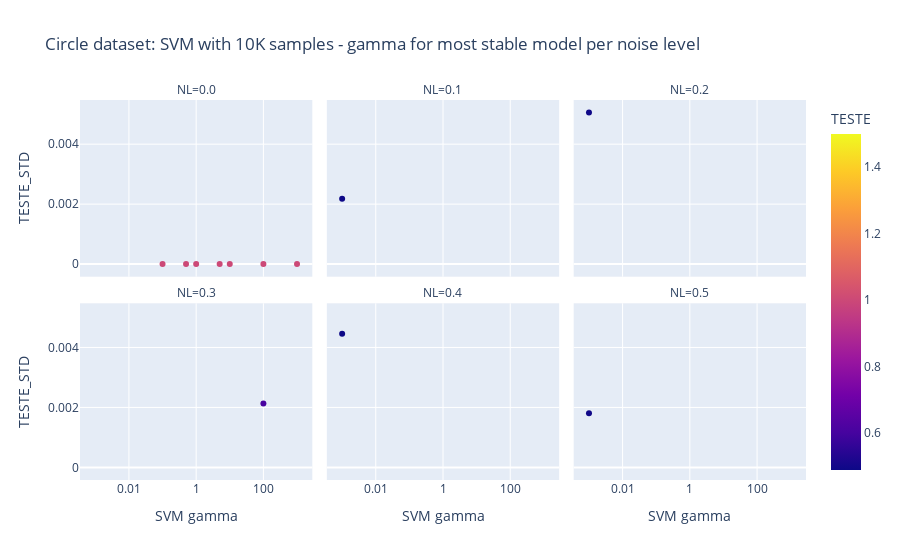

The notebook cell saved with this chart:
### Markdown cell above
###  For SVM only, For dataset of size 10k and for each dataset, What is the most stable model and model params? How good is it in comparison to other models? Explain using bias and variance terminoligy.

### Code cell
stableDataByGammaForCircleDb = dfCircle.groupby(['NL']).apply(lambda grp: grp[grp.TESTE_STD == grp.TESTE_STD.min()]).reset_index(drop=True)
px.scatter(stableDataByGammaForCircleDb, x='HPS', labels = {'HPS': 'SVM gamma'}, y='TESTE_STD', 
           log_x=True,
           color = 'TESTE',
           facet_col = 'NL', facet_col_wrap = 3,
           title="Circle dataset: SVM with 10K samples - gamma for most stable model per noise level")

### Figure 1 — Plotly figure (JSON) as saved in the notebook; plotly's stock layout.template omitted (floating-point values rounded to 4 significant figures)
{"data": [{"hovertemplate": "NL=0.0<br>SVM gamma=%{x}<br>TESTE_STD=%{y}<br>TESTE=%{marker.color}<extra></extra>", "legendgroup": "", "marker": {"color": [1, 1, 1, 1, 1, 1, 1], "coloraxis": "coloraxis", "symbol": "circle"}, "mode": "markers", "name": "", "orientation": "v", "showlegend": false, "type": "scatter", "x": [0.1, 0.5, 1, 5, 10, 100, 1000], "xaxis": "x4", "y": [0, 0, 0, 0, 0, 0, 0], "yaxis": "y4"}, {"hovertemplate": "NL=0.1<br>SVM gamma=%{x}<br>TESTE_STD=%{y}<br>TESTE=%{marker.color}<extra></extra>", "legendgroup": "", "marker": {"color": [0.4899], "coloraxis": "coloraxis", "symbol": "circle"}, "mode": "markers", "name": "", "orientation": "v", "showlegend": false, "type": "scatter", "x": [0.001], "xaxis": "x5", "y": [0.002177], "yaxis": "y5"}, {"hovertemplate": "NL=0.2<br>SVM gamma=%{x}<br>TESTE_STD=%{y}<br>TESTE=%{marker.color}<extra></extra>", "legendgroup": "", "marker": {"color": [0.4934], "coloraxis": "coloraxis", "symbol": "circle"}, "mode": "markers", "name": "", "orientation": "v", "showlegend": false, "type": "scatter", "x": [0.001], "xaxis": "x6", "y": [0.005054], "yaxis": "y6"}, {"hovertemplate": "NL=0.3<br>SVM gamma=%{x}<br>TESTE_STD=%{y}<br>TESTE=%{marker.color}<extra></extra>", "legendgroup": "", "marker": {"color": [0.6099], "coloraxis": "coloraxis", "symbol": "circle"}, "mode": "markers", "name": "", "orientation": "v", "showlegend": false, "type": "scatter", "x": [100], "xaxis": "x", "y": [0.002131], "yaxis": "y"}, {"hovertemplate": "NL=0.4<br>SVM gamma=%{x}<br>TESTE_STD=%{y}<br>TESTE=%{marker.color}<extra></extra>", "legendgroup": "", "marker": {"color": [0.4888], "coloraxis": "coloraxis", "symbol": "circle"}, "mode": "markers", "name": "", "orientation": "v", "showlegend": false, "type": "scatter", "x": [0.001], "xaxis": "x2", "y": [0.004456], "yaxis": "y2"}, {"hovertemplate": "NL=0.5<br>SVM gamma=%{x}<br>TESTE_STD=%{y}<br>TESTE=%{marker.color}<extra></extra>", "legendgroup": "", "marker": {"color": [0.4952], "coloraxis": "coloraxis", "symbol": "circle"}, "mode": "markers", "name": "", "orientation": "v", "showlegend": false, "type": "scatter", "x": [0.001], "xaxis": "x3", "y": [0.001806], "yaxis": "y3"}], "layout": {"annotations": [{"font": {}, "showarrow": false, "text": "NL=0.3", "x": 0.16, "xanchor": "center", "xref": "paper", "y": 0.465, "yanchor": "bottom", "yref": "paper"}, {"font": {}, "showarrow": false, "text": "NL=0.4", "x": 0.5, "xanchor": "center", "xref": "paper", "y": 0.465, "yanchor": "bottom", "yref": "paper"}, {"font": {}, "showarrow": false, "text": "NL=0.5", "x": 0.84, "xanchor": "center", "xref": "paper", "y": 0.465, "yanchor": "bottom", "yref": "paper"}, {"font": {}, "showarrow": false, "text": "NL=0.0", "x": 0.16, "xanchor": "center", "xref": "paper", "y": 1.0, "yanchor": "bottom", "yref": "paper"}, {"font": {}, "showarrow": false, "text": "NL=0.1", "x": 0.5, "xanchor": "center", "xref": "paper", "y": 1.0, "yanchor": "bottom", "yref": "paper"}, {"font": {}, "showarrow": false, "text": "NL=0.2", "x": 0.84, "xanchor": "center", "xref": "paper", "y": 1.0, "yanchor": "bottom", "yref": "paper"}], "autosize": true, "coloraxis": {"colorbar": {"title": {"text": "TESTE"}}, "colorscale": [[0, "#0d0887"], [0.1111, "#46039f"], [0.2222, "#7201a8"], [0.3333, "#9c179e"], [0.4444, "#bd3786"], [0.5556, "#d8576b"], [0.6667, "#ed7953"], [0.7778, "#fb9f3a"], [0.8889, "#fdca26"], [1, "#f0f921"]]}, "legend": {"tracegroupgap": 0}, "title": {"text": "Circle dataset: SVM with 10K samples - gamma for most stable model per noise level"}, "xaxis": {"anchor": "y", "autorange": true, "domain": [0, 0.32], "range": [-3.412, 3.412], "title": {"text": "SVM gamma"}, "type": "log"}, "xaxis2": {"anchor": "y2", "autorange": true, "domain": [0.34, 0.66], "matches": "x", "range": [-3.412, 3.412], "title": {"text": "SVM gamma"}, "type": "log"}, "xaxis3": {"anchor": "y3", "autorange": true, "domain": [0.68, 1.0], "matches": "x", "range": [-3.412, 3.412], "title": {"text": "SVM gamma"}, "type": "log"}, "xaxis4": {"anchor": "y4", "autorange": true, "domain": [0, 0.32], "matches": "x", "range": [-3.412, 3.412], "showticklabels": false, "type": "log"}, "xaxis5": {"anchor": "y5", "autorange": true, "domain": [0.34, 0.66], "matches": "x", "range": [-3.412, 3.412], "showticklabels": false, "type": "log"}, "xaxis6": {"anchor": "y6", "autorange": true, "domain": [0.68, 1.0], "matches": "x", "range": [-3.412, 3.412], "showticklabels": false, "type": "log"}, "yaxis": {"anchor": "x", "autorange": true, "domain": [0, 0.465], "range": [-0.0005912, 0.005645], "title": {"text": "TESTE_STD"}, "type": "linear"}, "yaxis2": {"anchor": "x2", "autorange": true, "domain": [0, 0.465], "matches": "y", "range": [-0.0005912, 0.005645], "showticklabels": false, "type": "linear"}, "yaxis3": {"anchor": "x3", "autorange": true, "domain": [0, 0.465], "matches": "y", "range": [-0.0005912, 0.005645], "showticklabels": false, "type": "linear"}, "yaxis4": {"anchor": "x4", "autorange": true, "domain": [0.535, 1.0], "matches": "y", "range": [-0.0005912, 0.005645], "title": {"text": "TESTE_STD"}, "type": "linear"}, "yaxis5": {"anchor": "x5", "autorange": true, "domain": [0.535, 1.0], "matches": "y", "range": [-0.0005912, 0.005645], "showticklabels": false, "type": "linear"}, "yaxis6": {"anchor": "x6", "autorange": true, "domain": [0.535, 1.0], "matches": "y", "range": [-0.0005912, 0.005645], "showticklabels": false, "type": "linear"}}}
